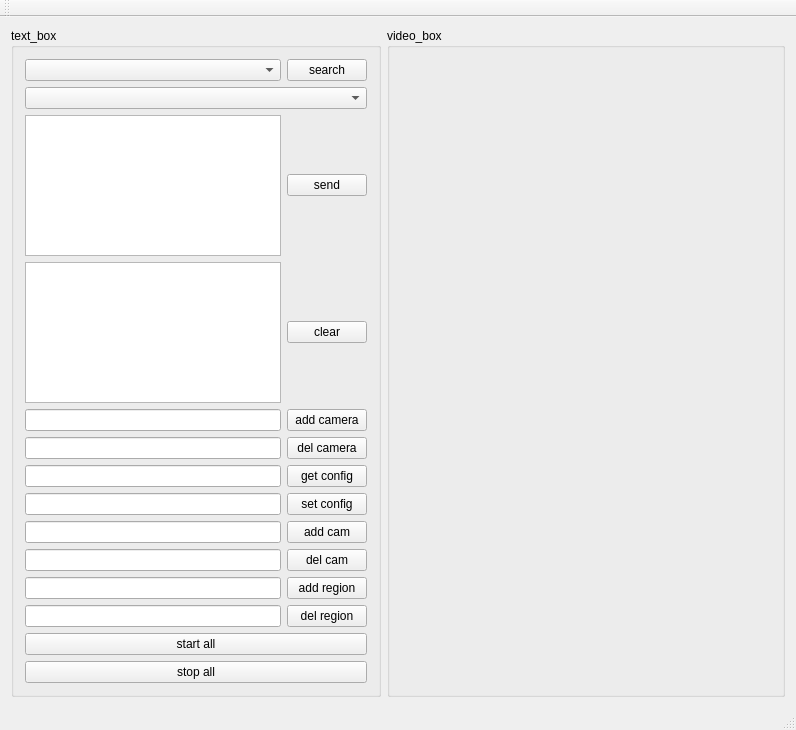
<?xml version="1.0" encoding="UTF-8"?>
<ui version="4.0">
 <class>MainWindow</class>
 <widget class="QMainWindow" name="MainWindow">
  <property name="geometry">
   <rect>
    <x>0</x>
    <y>0</y>
    <width>796</width>
    <height>730</height>
   </rect>
  </property>
  <property name="windowTitle">
   <string>MainWindow</string>
  </property>
  <widget class="QWidget" name="centralWidget">
   <layout class="QFormLayout" name="formLayout">
    <item row="0" column="0">
     <widget class="QGroupBox" name="groupBox_text">
      <property name="title">
       <string>text_box</string>
      </property>
      <layout class="QGridLayout" name="gridLayout">
       <item row="12" column="0" colspan="2">
        <widget class="QPushButton" name="pushButton_start">
         <property name="text">
          <string>start all</string>
         </property>
        </widget>
       </item>
       <item row="3" column="0">
        <widget class="QPlainTextEdit" name="plainTextEdit_recive"/>
       </item>
       <item row="2" column="0">
        <widget class="QPlainTextEdit" name="plainTextEdit_send"/>
       </item>
       <item row="0" column="0">
        <widget class="QComboBox" name="comboBox_search"/>
       </item>
       <item row="0" column="1">
        <widget class="QPushButton" name="pushButton_search">
         <property name="text">
          <string>search</string>
         </property>
        </widget>
       </item>
       <item row="4" column="0">
        <widget class="QLineEdit" name="lineEdit_addcamera"/>
       </item>
       <item row="4" column="1">
        <widget class="QPushButton" name="pushButton_addcamera">
         <property name="text">
          <string>add camera</string>
         </property>
        </widget>
       </item>
       <item row="3" column="1">
        <widget class="QPushButton" name="pushButton_recive">
         <property name="text">
          <string>clear</string>
         </property>
        </widget>
       </item>
       <item row="2" column="1">
        <widget class="QPushButton" name="pushButton_send">
         <property name="text">
          <string>send</string>
         </property>
        </widget>
       </item>
       <item row="5" column="0">
        <widget class="QLineEdit" name="lineEdit_delcamera"/>
       </item>
       <item row="1" column="0" colspan="2">
        <widget class="QComboBox" name="comboBox_cameras"/>
       </item>
       <item row="6" column="1">
        <widget class="QPushButton" name="pushButton_getconfig">
         <property name="text">
          <string>get config</string>
         </property>
        </widget>
       </item>
       <item row="5" column="1">
        <widget class="QPushButton" name="pushButton_delcamera">
         <property name="text">
          <string>del camera</string>
         </property>
        </widget>
       </item>
       <item row="7" column="1">
        <widget class="QPushButton" name="pushButton_setconfig">
         <property name="text">
          <string>set config</string>
         </property>
        </widget>
       </item>
       <item row="7" column="0">
        <widget class="QLineEdit" name="lineEdit_setconfig"/>
       </item>
       <item row="6" column="0">
        <widget class="QLineEdit" name="lineEdit_getconfig"/>
       </item>
       <item row="13" column="0" colspan="2">
        <widget class="QPushButton" name="pushButton_stop">
         <property name="text">
          <string>stop all</string>
         </property>
        </widget>
       </item>
       <item row="8" column="0">
        <widget class="QLineEdit" name="lineEdit_addcam"/>
       </item>
       <item row="9" column="0">
        <widget class="QLineEdit" name="lineEdit_delcam"/>
       </item>
       <item row="9" column="1">
        <widget class="QPushButton" name="pushButton">
         <property name="text">
          <string>del cam</string>
         </property>
        </widget>
       </item>
       <item row="10" column="0">
        <widget class="QLineEdit" name="lineEdit_addregion"/>
       </item>
       <item row="8" column="1">
        <widget class="QPushButton" name="pushButton_addcam">
         <property name="text">
          <string>add cam</string>
         </property>
        </widget>
       </item>
       <item row="11" column="0">
        <widget class="QLineEdit" name="lineEdit_delregion"/>
       </item>
       <item row="10" column="1">
        <widget class="QPushButton" name="pushButton_addregion">
         <property name="text">
          <string>add region</string>
         </property>
        </widget>
       </item>
       <item row="11" column="1">
        <widget class="QPushButton" name="pushButton_delregion">
         <property name="text">
          <string>del region</string>
         </property>
        </widget>
       </item>
      </layout>
     </widget>
    </item>
    <item row="0" column="1">
     <widget class="QGroupBox" name="groupBox_video">
      <property name="title">
       <string>video_box</string>
      </property>
      <layout class="QGridLayout" name="gridLayout_2">
       <item row="0" column="0">
        <layout class="QGridLayout" name="gridLayout_video"/>
       </item>
      </layout>
     </widget>
    </item>
   </layout>
  </widget>
  <widget class="QMenuBar" name="menuBar">
   <property name="geometry">
    <rect>
     <x>0</x>
     <y>0</y>
     <width>796</width>
     <height>19</height>
    </rect>
   </property>
  </widget>
  <widget class="QToolBar" name="mainToolBar">
   <attribute name="toolBarArea">
    <enum>TopToolBarArea</enum>
   </attribute>
   <attribute name="toolBarBreak">
    <bool>false</bool>
   </attribute>
  </widget>
  <widget class="QStatusBar" name="statusBar"/>
 </widget>
 <layoutdefault spacing="6" margin="11"/>
 <resources/>
 <connections/>
</ui>
